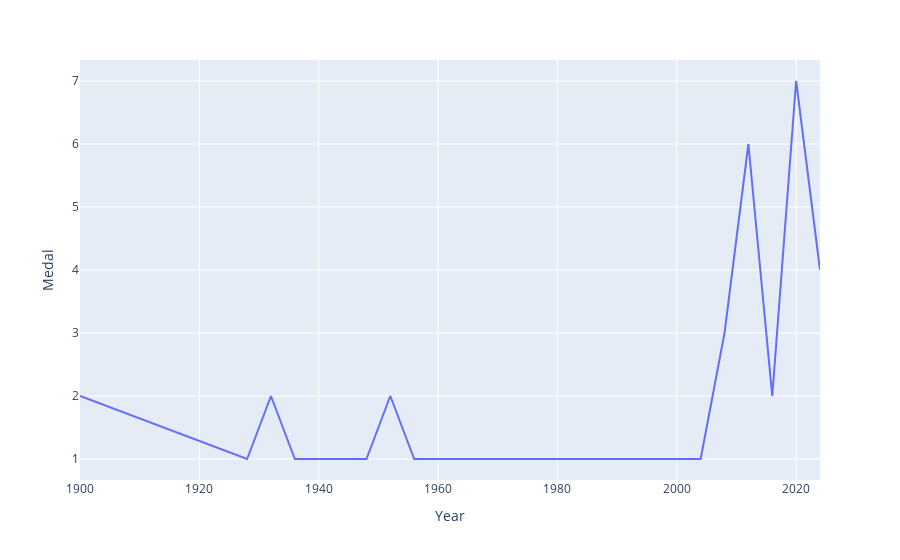

The cell this chart's notebook holds for it:
### Code cell
fig = px.line(final_df, x='Year', y='Medal')
fig.show()

### Figure 1 — Plotly figure (JSON) as saved in the notebook; plotly's stock layout.template omitted (floating-point values rounded to 4 significant figures)
{"data": [{"hovertemplate": "Year=%{x}<br>Medal=%{y}<extra></extra>", "legendgroup": "", "line": {"color": "#636efa", "dash": "solid"}, "marker": {"symbol": "circle"}, "mode": "lines", "name": "", "orientation": "v", "showlegend": false, "type": "scatter", "x": [1900, 1928, 1932, 1936, 1948, 1952, 1956, 1960, 1964, 1968, 1972, 1980, 1996, 2000, 2004, 2008, 2012, 2016, 2020, 2024], "xaxis": "x", "y": [2, 1, 2, 1, 1, 2, 1, 1, 1, 1, 1, 1, 1, 1, 1, 3, 6, 2, 7, 4], "yaxis": "y"}], "layout": {"autosize": true, "legend": {"tracegroupgap": 0}, "margin": {"t": 60}, "xaxis": {"anchor": "y", "autorange": true, "domain": [0, 1], "range": [1900, 2024], "title": {"text": "Year"}, "type": "linear"}, "yaxis": {"anchor": "x", "autorange": true, "domain": [0, 1], "range": [0.6667, 7.333], "title": {"text": "Medal"}, "type": "linear"}}}
